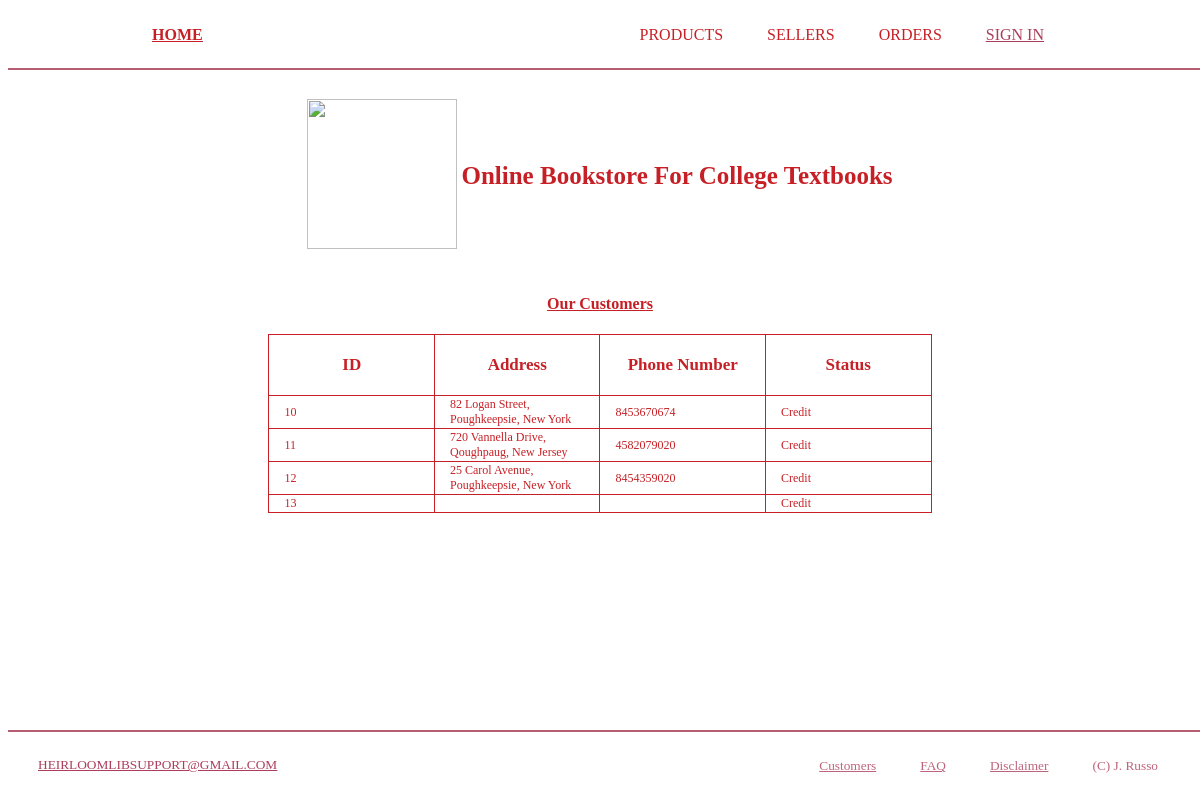
/webpages/customers.php, run on an earlier commit of the app's database.
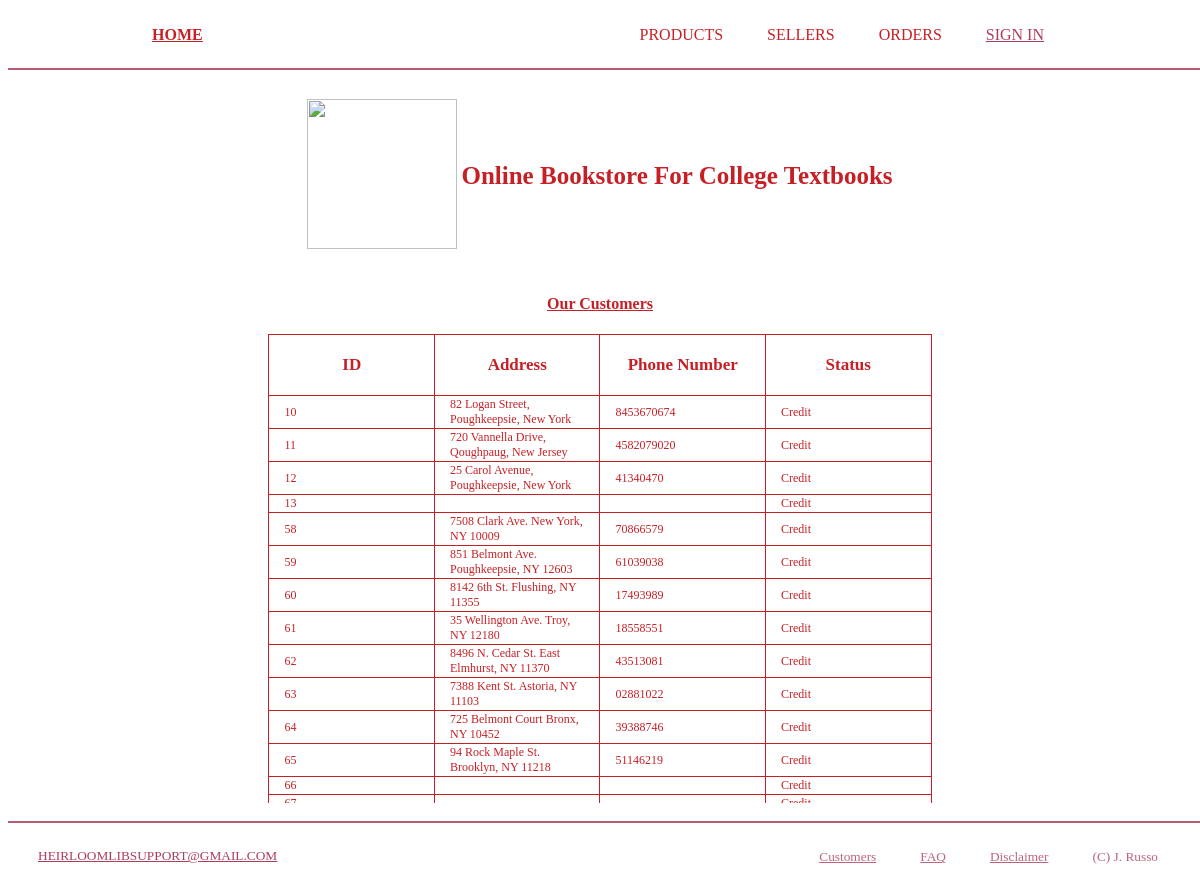
And on a later commit of the database.
### tables this page shows
CREATE TABLE IF NOT EXISTS t6_customer (
    cus_id INT PRIMARY KEY AUTO_INCREMENT,
    address VARCHAR(50), 
    payment_phone VARCHAR(15),
    payment_type ENUM("Credit", "Debit", "Apple Pay", "Venmo") NOT NULL,
    phone_number CHAR(10), 
    reviews TEXT,
    status ENUM("Active", "Deleted") NOT NULL,
    FOREIGN KEY (cus_id) REFERENCES t6_user(user_id)
  	
);

### webpages/customers.php (the view, shortened to what this page needs)
<!DOCTYPE html>
<html lang="en">
    <head>
        <link rel="stylesheet" href="styles.css">
    </head>
    <body>
        <?php include "header.php";
        define("FILE_AUTHOR", "J. Russo"); ?>
        <div class="container">
    	    <main>
                <table>
                    <tr>
                        <th style="padding-top: 0.5cm; padding-bottom: 0.5cm;">
                            <img src="https://media.discordapp.net/attachments/475843835990114315/1023274755417182279/unknown.png"
                                alt="" width="150" height="150">
                        </th>
                        <th style="color: rgb(198, 32, 38); font-size: 25px; padding-top: 0.5cm; padding-bottom: 0.5cm;">
                            Online Bookstore For College Textbooks
                        </th>
                    </tr>
                </table>
        <header>
            <h4 style = "text-align: center; color: rgb(198, 32, 38);"><u>Our Customers</u></h4>
        <div class = "options">
<?php
require "../connect_db.php";
$q = "SELECT * FROM t6_customer";
$r = mysqli_query($dbc, $q);
if ($r) {
    echo "
                        <table border=1>
                            <tr>
                                <th>ID</th>
                                <th>Address</th>
                                <th>Phone Number</th>
                                <th>Status</th>
                            </tr>
        ";
    while ($row = mysqli_fetch_array($r, MYSQLI_NUM)) {
        echo "<tr>" . "<td>" . $row[0] . "</td>" . "<td style = 'word-wrap: break-word;'>" . $row[1] . "</td>";
        echo "<td>" . $row[2] . "</td>" . "<td>" . $row[3] . "</td>";
    }
    echo "</table>";
}
?>
            </div>
        </div>
        <?php include "footer.php"; ?>
    </body>
</html>

### webpages/header.php (shortened to what this page needs)
<!DOCTYPE html>
<html lang="en">
<head>
</head>
<body>
<div class="fixed-header">
            <div class="container1">
                <header>
                    <div class="menu">
                        <b class="homebutton"><a href="index.php"><u style="color: rgb(198, 32, 38);">Home</u></a></b>
                        <ul>
                            <li><a href="products.php" style = "color: rgb(198, 32, 38);">Products</a></li>
                            <li><a href="sellers.php" style = "color: rgb(198, 32, 38);">Sellers</a></li>
                            <li><a href="orders.php" style = "color: rgb(198, 32, 38);">Orders</a></li>
                            <li><a href="signin.php"><u>Sign In</u></a></li>
                        </ul>
                    </div>
                </header>
            </div>
            <hr>
        </div>
</body>

### webpages/footer.php (shortened to what this page needs)
<!DOCTYPE html>
<html lang="en">
<head>
</head>
<?php
    if (defined('FILE_AUTHOR') && FILE_AUTHOR != "") {
        $fileAuthor = FILE_AUTHOR;
    } else {
        $fileAuthor = "A. O'Leary, M. Ong, A. Riotto, J. Russo 2022";
    }
?>
<body>
    <div class="fixed-footer">
        <hr>
        <div class="footer">
            <small class="info"><a href=""><u class="email">HeirloomLibSupport@gmail.com</u></a></small>
                <ul>
                <li><a href="customers.php"><small><u>Customers</u></small></a></li>
                <li><a href="creatingfaqs.php"><small><u>FAQ</u></small></a></li>
                <li><a href="disclaimer.php"><small><u>Disclaimer</u></small></a></li>
                <?php echo "<li><a href=''><small>(C) " . $fileAuthor . " </small></a></li>"; ?>
            </ul>
       </div>
    </div>
</body>
</html>

### webpages/styles.css (style rules this page uses)
.container { width: 80%; margin: 0 auto; }
.fixed-header, .fixed-footer { width: 100%; position: fixed; background: #fff; padding: 10px 0; color: #fff; }
.fixed-header { top: 0; }
.fixed-footer { bottom: 0; }
.menu { width: 95%; margin: auto; display: flex; align-items: center; justify-content: space-between; }
.homebutton { width: 120px; cursor: pointer; text-transform: uppercase; }
.menu ul li { list-style: none; display: inline-block; margin: 0 20px; }
.menu ul li a { text-decoration: none; text-transform: uppercase; color: rgb(172, 62, 91); }
.footer { width: 95%; margin: auto; display: flex; align-items: center; justify-content: space-between; }
.info { width: 120px; cursor: pointer; text-transform: uppercase; }
.footer ul li { list-style: none; display: inline-block; margin: 0 20px; }
.footer ul li a { text-decoration: none; color: rgba(172, 62, 91, 0.8); }
body { padding-top: 70px; padding-bottom: 70px; }
hr { height: 2px; background-color: rgb(182, 93, 116); border: none; }
table { margin-left: auto; margin-right: auto; }
.options table { border: 1px solid rgb(198, 32, 38); border-collapse: collapse; color: rgb(198, 32, 38); width: 70%; margin-right: auto; margin-left: auto; height: 1cm; table-layout: fixed; }
.options th { font-size: 17px; font-weight: bold; padding-top: 20px; padding-bottom: 20px; height: 0.5cm; width: 3cm; }
.options td { font-size: 12px; padding-left: 15px; padding-right: 15px; text-align: left; }
.options tr { border: 1px solid rgb(198, 32, 38); color: rgb(198, 32, 38); text-align: center; }

### webpages/header.php (style rules this page uses)
.container1 { width: 80%; margin: 0 auto; }
.fixed-header { width: 100%; position: fixed; background: #fff; padding: 10px 1; color: #fff; top: 0; }
.menu { width: 95%; margin: auto; display: flex; align-items: center; justify-content: space-between; }
.menu ul li { list-style: none; display: inline-block; margin: 0 20px; }
.menu ul li a { text-decoration: none; text-transform: uppercase; color: rgb(172, 62, 91); }
.homebutton { width: 120px; cursor: pointer; text-transform: uppercase; }
body { padding-top: 70px; padding-bottom: 70px; }
hr { height: 2px; background-color: rgb(182, 93, 116); border: none; }

### webpages/footer.php (style rules this page uses)
.fixed-footer { width: 100%; position: fixed; background: #fff; padding: 10px 0; color: #fff; bottom: 0; }
.footer { width: 95%; margin: auto; display: flex; align-items: center; justify-content: space-between; }
.footer ul li { list-style: none; display: inline-block; margin: 0 20px; }
.footer ul li a { text-decoration: none; color: rgba(172, 62, 91, 0.8); }
.info { width: 120px; cursor: pointer; text-transform: uppercase; }
body { padding-top: 70px; padding-bottom: 70px; }
hr { height: 2px; background-color: rgb(182, 93, 116); border: none; }
.email { color: rgb(172, 62, 91); }

What changed in the data, as far as the page shows it:
changed t6_customer "25 Carol Avenue, Poughkeepsie, New York": payment_phone "8454359020" → "41340470"
added t6_customer: cus_id "58", address "7508 Clark Ave. New York, NY 10009", payment_phone "70866579", payment_type "Credit"
added t6_customer: cus_id "59", address "851 Belmont Ave. Poughkeepsie, NY 12603", payment_phone "61039038", payment_type "Credit"
added t6_customer: cus_id "60", address "8142 6th St. Flushing, NY 11355", payment_phone "17493989", payment_type "Credit"
added t6_customer: cus_id "61", address "35 Wellington Ave. Troy, NY 12180", payment_phone "18558551", payment_type "Credit"
added t6_customer: cus_id "62", address "8496 N. Cedar St. East Elmhurst, NY 11370", payment_phone "43513081", payment_type "Credit"
added t6_customer: cus_id "63", address "7388 Kent St. Astoria, NY 11103", payment_phone "02881022", payment_type "Credit"
added t6_customer: cus_id "64", address "725 Belmont Court Bronx, NY 10452", payment_phone "39388746", payment_type "Credit"
added t6_customer: cus_id "65", address "94 Rock Maple St. Brooklyn, NY 11218", payment_phone "51146219", payment_type "Credit"
added t6_customer: cus_id "66", payment_type "Credit"
